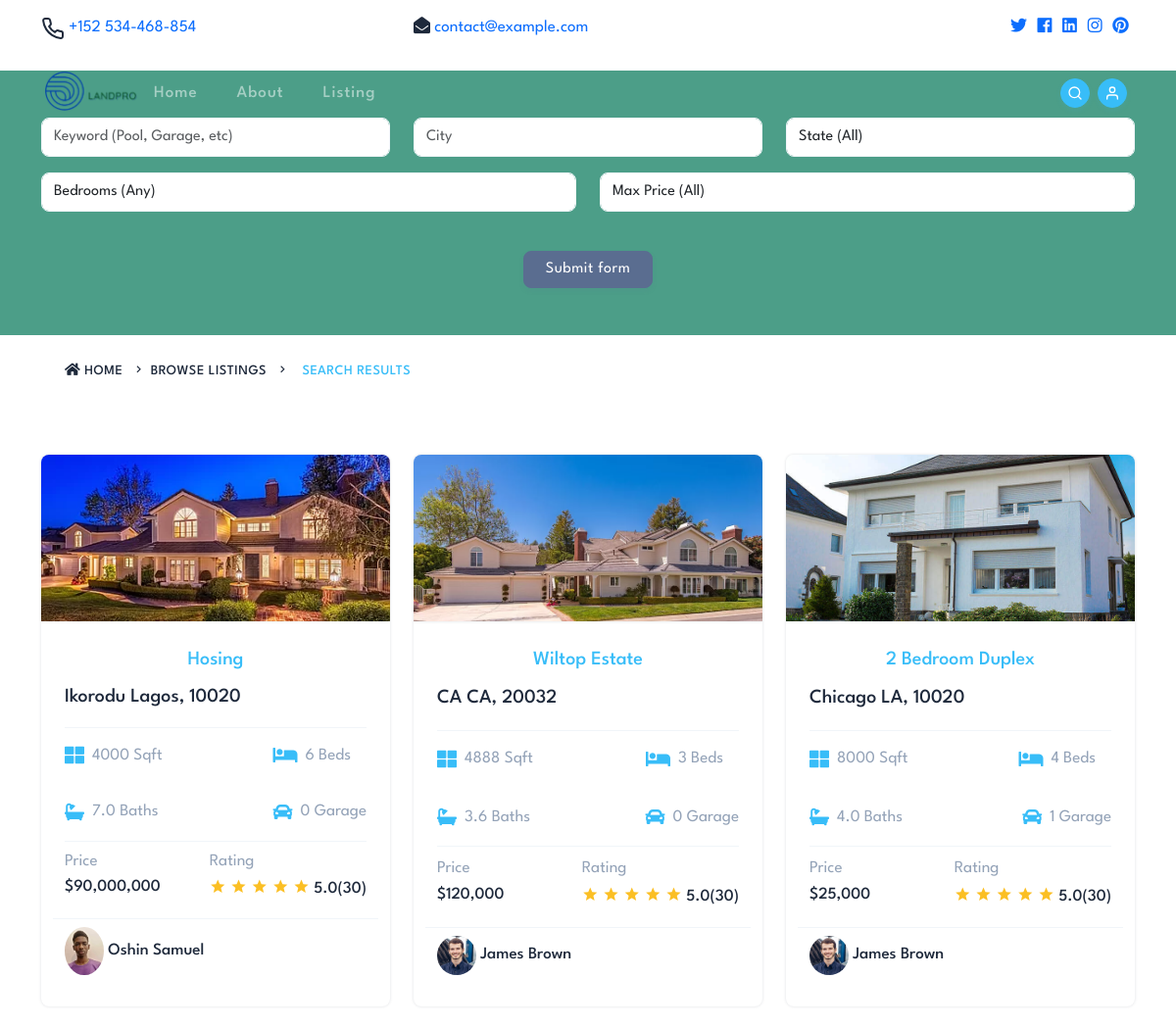
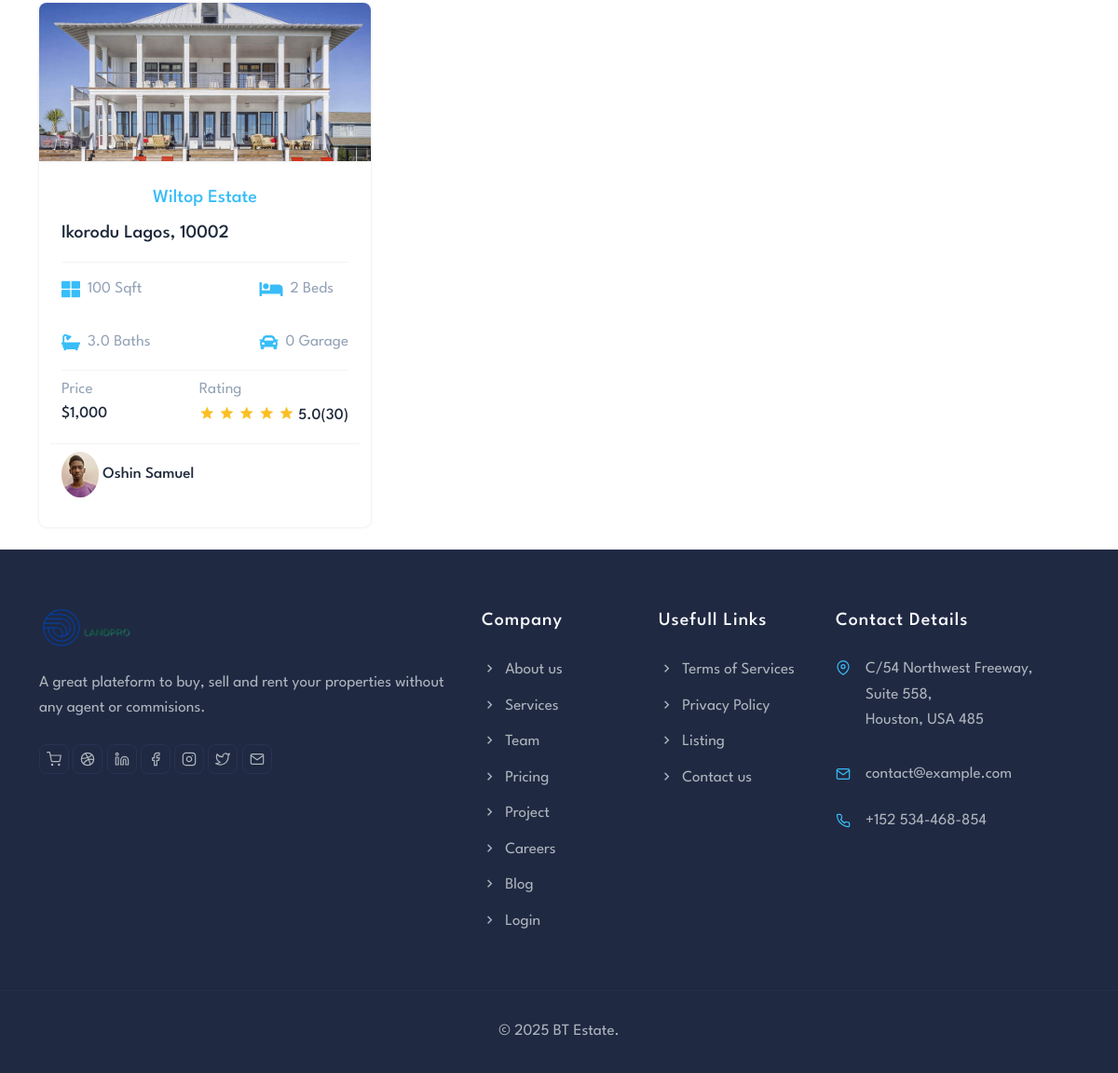
The page /listings/search on the database its author committed (2 pictures, top to bottom).
### listings/models.py (models this page shows, shortened)
class Listing(models.Model):
  realtor = models.ForeignKey(Realtor, on_delete=models.DO_NOTHING)
  title = models.CharField(max_length=200)
  address = models.CharField(max_length=200)
  city = models.CharField(max_length=100)
  state = models.CharField(max_length=100)
  zipcode = models.CharField(max_length=20)
  description = models.TextField(blank=True)
  price = models.IntegerField()
  bedrooms = models.IntegerField()
  bathrooms = models.DecimalField(max_digits=2, decimal_places=1)
  garage = models.IntegerField(default=0)
  sqft = models.IntegerField()
  lot_size = models.DecimalField(max_digits=5, decimal_places=1)
  photo_main = models.ImageField(upload_to='photos/%Y/%m/%d/')
  photo_1 = models.ImageField(upload_to='photos/%Y/%m/%d/', blank=True)
  photo_2 = models.ImageField(upload_to='photos/%Y/%m/%d/', blank=True)
  photo_3 = models.ImageField(upload_to='photos/%Y/%m/%d/', blank=True)
  photo_4 = models.ImageField(upload_to='photos/%Y/%m/%d/', blank=True)
  photo_5 = models.ImageField(upload_to='photos/%Y/%m/%d/', blank=True)
  photo_6 = models.ImageField(upload_to='photos/%Y/%m/%d/', blank=True)
  is_published = models.BooleanField(default=True)
  list_date = models.DateTimeField(default=datetime.now, blank=True)

### realtors/models.py (models this page shows, shortened)
class Realtor(models.Model):
    user = models.OneToOneField(User, on_delete=models.CASCADE, null=True, blank=True)
    name = models.CharField(max_length=200)
    photo = models.ImageField(upload_to='photos/%Y/%m/%d/')
    description = models.TextField(blank=True)
    phone = models.CharField(max_length=20)
    email = models.CharField(max_length=50)
    is_mvp = models.BooleanField(default=False)
    hire_date = models.DateTimeField(default=datetime.now, blank=True)
    def __str__(self):
        return self.name

### listings/views.py (the view)
# urls.py: path('search', views.search, name='search'),
def search(request):
  queryset_list = Listing.objects.order_by('-list_date')
  if 'keywords' in request.GET:
    keywords = request.GET['keywords']
    if keywords:
      queryset_list = queryset_list.filter(description__icontains=keywords)
  if 'city' in request.GET:
    city = request.GET['city']
    if city:
      queryset_list = queryset_list.filter(city__iexact=city)
  if 'state' in request.GET:
    state = request.GET['state']
    if state:
      queryset_list = queryset_list.filter(state__iexact=state)
  if 'bedrooms' in request.GET:
    bedrooms = request.GET['bedrooms']
    if bedrooms:
      queryset_list = queryset_list.filter(bedrooms__lte=bedrooms)
  if 'price' in request.GET:
    price = request.GET['price']
    if price:
      queryset_list = queryset_list.filter(price__lte=price)
  context = {
    'state_choices': state_choices,
    'bedroom_choices': bedroom_choices,
    'price_choices': price_choices,
    'listings': queryset_list,
    'values': request.GET
  }
  return render(request, 'listings/search.html', context)

### templates/listings/search.html (shortened to what this page needs)
{% extends 'base.html' %}
{% load humanize %}
{% block content %}
<section id="showcase-inner" class="showcase-search text-white mt-6 py-5">
    <div class="container">
      <div class="row text-center">
        <div class="col-md-12">
          <form action="{% url 'search' %}">
            <div class="row">
              <div class="col-md-4 mb-3">
                <input type="text" name="keywords" class="form-control" placeholder="Keyword (Pool, Garage, etc)" value="{{ values.keywords }}">
              </div>
              <div class="col-md-4 mb-3">
                <input type="text" name="city" class="form-control" placeholder="City" value="{{ values.city }}">
              </div>
              <div class="col-md-4 mb-3">
                <select name="state" class="form-control">
                  <option selected="true" disabled="disabled">State (All)</option>
                </select>
              </div>
            </div>
            <div class="row">
              <div class="col-md-6 mb-3">
                <select name="bedrooms" class="form-control">
                  <option selected="true" disabled="disabled">Bedrooms (Any)</option>
                </select>
              </div>
              <div class="col-md-6 mb-3">
                <select name="price" class="form-control">
                  <option selected="true" disabled="disabled">Max Price (All)</option>
                </select>
              </div>
            </div>
            <button class="btn btn-secondary btn-block mt-4" type="submit">Submit form</button>
          </form>
        </div>
      </div>
    </div>
  </section>
  <section id="bc" class="mt-3">
    <div class="container">
      <nav aria-label="breadcrumb">
        <ol class="breadcrumb">
          <li class="breadcrumb-item">
            <a href="{% url 'index' %}">
              <i class="fas fa-home"></i> Home</a>
          </li>
          <li class="breadcrumb-item">
            <a href="{% url 'listings' %}">Browse Listings</a>
          </li>
          <li class="breadcrumb-item active"> Search Results</li>
        </ol>
      </nav>
    </div>
  </section>
  <section id="listings" class="py-4">
    <div class="container">
      <div class="row g-4 mt-0">
        {% if listings %}
          {% for listing in listings %}
                <div class="col-lg-4 col-md-6 col-12">
                  <div class="card property border-0 shadow position-relative overflow-hidden rounded-3">
                    <div class="property-image position-relative overflow-hidden shadow">
                      <img src="{{ listing.photo_main.url }}" class="img-fluid" alt="">
                    </div>
                    <div class="card-body content p-4">
                      <div class="listing-heading text-center">
                        <h5 class="text-primary">{{ listing.title }}</h5>
                      </div>
                      <a href="{% url 'listing' listing.id %}" class="title fs-5 text-dark fw-medium">{{ listing.city }} {{listing.state }}, {{ listing.zipcode }}</a>
                      <ul class="list-unstyled mt-3 mb-0 py-3 border-top  d-flex align-items-center justify-content-between">
                        <li class="d-flex align-items-center me-3">
                          <i class="fas fa-th-large fs-5 me-2 text-primary"></i>
                          <span class="text-muted">{{ listing.sqft }} Sqft</span>
                        </li>
                        <li class="d-flex align-items-center me-3">
                          <i class="fas fa-bed fs-5 me-2 text-primary"></i>
                          <span class="text-muted">{{ listing.bedrooms }} Beds</span>
                        </li>
                      </ul>
                      <ul class="list-unstyled py-3 mb-0 border-bottom d-flex align-items-center justify-content-between">
                        <li class="d-flex align-items-center">
                          <i class="fas fa-bath fs-5 me-2 text-primary"></i>
                          <span class="text-muted">{{ listing.bathrooms }} Baths</span>
                        </li>
                        <li class="d-flex align-items-center">
                          <i class="fas fa-car fs-5 me-2 text-primary"></i>
                          <span class="text-muted">{{ listing.garage }} Garage</span>
                        </li>
                      </ul>
                      <ul class="list-unstyled d-flex justify-content-between mt-2 mb-0">
                        <li class="list-inline-item mb-0">
                          <span class="text-muted">Price</span>
                          <p class="fw-medium mb-0">${{ listing.price | intcomma }}</p>
                        </li>
                        <li class="list-inline-item mb-0 text-muted">
                          <span class="text-muted">Rating</span>
                          <ul class="fw-medium text-warning list-unstyled mb-0">
                            <li class="list-inline-item mb-0"><i class="mdi mdi-star"></i></li>
                            <li class="list-inline-item mb-0"><i class="mdi mdi-star"></i></li>
                            <li class="list-inline-item mb-0"><i class="mdi mdi-star"></i></li>
                            <li class="list-inline-item mb-0"><i class="mdi mdi-star"></i></li>
                            <li class="list-inline-item mb-0"><i class="mdi mdi-star"></i></li>
                            <li class="list-inline-item mb-0 text-dark">5.0(30)</li>
                          </ul>
                        </li>
                      </ul>
                      <div class="row py-2 text-secondary border-top mt-3">
                        <div class="col-12 fw-medium text-dark">
                          <img class="rounded-circle" src="{{ listing.realtor.photo.url }}"
                            style="max-width: 40px; max-height: 100px;">
                          {{ listing.realtor }}
                        </div>
                      </div>
                    </div>
                  </div>
                </div>
          {% endfor %}
      </div>
    </div>
        {% else %}
          <div class="col-md-12">
            <p>No Listings Available</p>
          </div>
        {% endif %}
  </section>
  {% endblock %}

### btre/static/css/all.css (style rules this page uses)
.fa, .fas, .far, .fal, .fab { -moz-osx-font-smoothing: grayscale; -webkit-font-smoothing: antialiased; display: inline-block; font-style: normal; font-variant: normal; text-rendering: auto; line-height: 1; }
.fa-bath:before { content: "\f2cd"; }
.fa-bed:before { content: "\f236"; }
.fa-car:before { content: "\f1b9"; }
.fa-home:before { content: "\f015"; }
.fa-th-large:before { content: "\f009"; }
.fa, .fas { font-family: 'Font Awesome 5 Free'; font-weight: 900; }

### btre/static/css/style.css (style rules this page uses)
.btn-secondary { color: #fff !important; }
img { width: 100%; }
.mt-6 { margin-top: 4.5rem !important; }
#showcase-inner { background: url(../img/building.jpg) no-repeat top center fixed/cover; position: relative; overflow: hidden; min-height: 200px; }
#showcase-inner::before { content: ''; position: absolute; top: 0; left: 0; min-height: 100%; width: 100%; background: rgba(32, 134, 107, 0.8); }
#showcase-inner.showcase-search { min-height: 270px; }

### rows shown on the page
Listing: photo_main (picture), title "Hosing", city "Ikorodu", state "Lagos", zipcode "10020", sqft "4000", bedrooms "6", bathrooms "7.0", garage "0", price "90,000,000", realtor.photo (picture), realtor "Oshin Samuel"
Listing: photo_main (picture), title "Wiltop Estate", city "CA", state "CA", zipcode "20032", sqft "4888", bedrooms "3", bathrooms "3.6", garage "0", price "120,000", realtor.photo (picture), realtor "James Brown"
Listing: photo_main (picture), title "2 Bedroom Duplex", city "Chicago", state "LA", zipcode "10020", sqft "8000", bedrooms "4", bathrooms "4.0", garage "1", price "25,000", realtor.photo (picture), realtor "James Brown"
Listing: photo_main (picture), title "Wiltop Estate", city "Ikorodu", state "Lagos", zipcode "10002", sqft "100", bedrooms "2", bathrooms "3.0", garage "0", price "1,000", realtor.photo (picture), realtor "Oshin Samuel"
